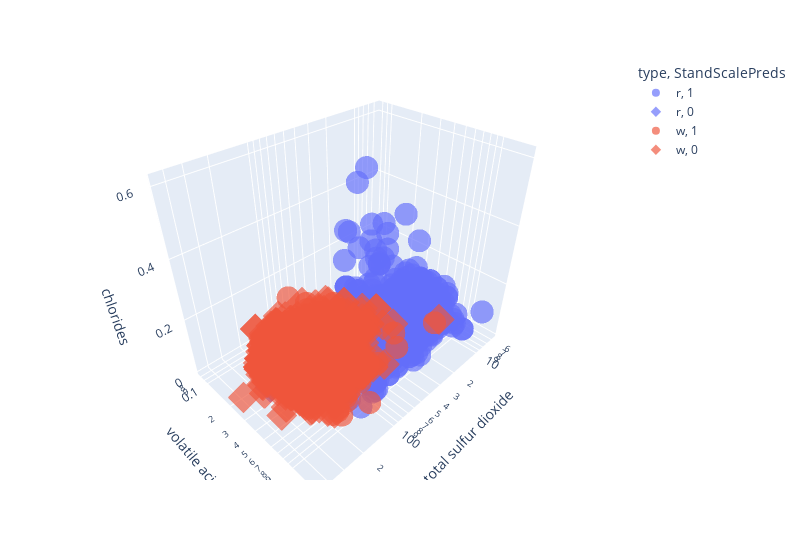

Notebook code for this chart:
### Code cell
# hard to see clearly, but try 3d
# total sulfur dioxide, volatile acidity, and chlorides show separation

# correct combos: r, 1 = purple circle and w, 0 = orange diamond

fig = px.scatter_3d(
    combined_withtypes,
    x="total sulfur dioxide",
    y="volatile acidity",
    z='chlorides',
    color="type",
    symbol="StandScalePreds",
    width=800,
    log_x=True,
    log_y=True,
    log_z=False,
    opacity=0.67
)
#fig.update_layout(legend=dict(x=0, y=1))
fig.show()

### Figure 1 — Plotly figure (JSON) as saved in the notebook; plotly's stock layout.template omitted (floating-point values rounded to 4 significant figures; data arrays with more than 128 entries replaced by an {"elided": "..."} marker saying what was removed)
{"data": [{"hovertemplate": "type=r<br>StandScalePreds=1<br>total sulfur dioxide=%{x}<br>volatile acidity=%{y}<br>chlorides=%{z}<extra></extra>", "legendgroup": "r, 1", "marker": {"color": "#636efa", "opacity": 0.67, "symbol": "circle"}, "mode": "markers", "name": "r, 1", "scene": "scene", "showlegend": true, "type": "scatter3d", "x": {"elided": "1575 float values"}, "y": {"elided": "1575 float values"}, "z": {"elided": "1575 float values"}}, {"hovertemplate": "type=r<br>StandScalePreds=0<br>total sulfur dioxide=%{x}<br>volatile acidity=%{y}<br>chlorides=%{z}<extra></extra>", "legendgroup": "r, 0", "marker": {"color": "#636efa", "opacity": 0.67, "symbol": "diamond"}, "mode": "markers", "name": "r, 0", "scene": "scene", "showlegend": true, "type": "scatter3d", "x": [96, 165, 91, 149, 102, 148, 100, 100, 109, 109, 278, 289, 74, 80, 135, 88, 113, 160, 31, 111, 89, 18, 52, 92], "y": [0.31, 0.21, 0.39, 0.39, 0.35, 0.42, 0.28, 0.28, 0.18, 0.18, 0.3, 0.3, 0.26, 0.4, 0.19, 0.18, 0.33, 0.29, 0.16, 0.48, 0.54, 0.22, 0.16, 0.31], "z": [0.074, 0.066, 0.051, 0.07, 0.073, 0.068, 0.012, 0.012, 0.049, 0.049, 0.05, 0.05, 0.083, 0.046, 0.045, 0.071, 0.054, 0.067, 0.068, 0.08, 0.05, 0.039, 0.059, 0.074]}, {"hovertemplate": "type=w<br>StandScalePreds=1<br>total sulfur dioxide=%{x}<br>volatile acidity=%{y}<br>chlorides=%{z}<extra></extra>", "legendgroup": "w, 1", "marker": {"color": "#EF553B", "opacity": 0.67, "symbol": "circle"}, "mode": "markers", "name": "w, 1", "scene": "scene", "showlegend": true, "type": "scatter3d", "x": [103, 97, 76, 77, 142, 204, 151, 200, 135, 94, 177, 188, 193, 110, 110, 57, 227, 75, 77, 138, 26, 79, 220, 162, 116, 116, 62, 128, 161, 100, 213, 181, 142, 96, 93, 185, 190, 60, 93, 187, 115, 74, 184, 57, 210, 210, 117, 110, 154, 107, 91, 120, 160, 210, 31, 76, 90, 10, 98, 109, 69, 94, 140, 84, 84, 134, 120, 93], "y": [0.485, 0.595, 0.23, 0.57, 0.64, 0.905, 0.55, 0.37, 0.51, 0.37, 0.56, 0.57, 0.67, 0.205, 0.205, 0.705, 0.64, 0.17, 0.47, 0.68, 0.52, 0.6, 0.61, 0.39, 0.49, 0.49, 0.62, 0.64, 0.61, 0.45, 0.55, 0.91, 0.36, 0.22, 0.71, 1.005, 0.43, 0.26, 0.76, 0.93, 0.49, 0.39, 0.46, 0.48, 0.44, 0.44, 0.56, 0.39, 0.615, 0.5, 0.23, 0.655, 0.965, 0.43, 0.655, 0.6, 0.39, 0.65, 0.37, 1.1, 0.38, 0.585, 0.36, 0.695, 0.695, 0.785, 0.76, 0.38], "z": [0.065, 0.058, 0.049, 0.04, 0.062, 0.048, 0.108, 0.346, 0.09, 0.061, 0.096, 0.094, 0.29, 0.06, 0.06, 0.048, 0.244, 0.06, 0.044, 0.047, 0.047, 0.042, 0.301, 0.169, 0.039, 0.039, 0.039, 0.05, 0.051, 0.067, 0.211, 0.056, 0.255, 0.208, 0.042, 0.046, 0.168, 0.179, 0.043, 0.052, 0.087, 0.217, 0.168, 0.034, 0.096, 0.096, 0.071, 0.036, 0.068, 0.028, 0.066, 0.039, 0.074, 0.169, 0.033, 0.05, 0.194, 0.013, 0.175, 0.033, 0.142, 0.086, 0.271, 0.042, 0.042, 0.036, 0.041, 0.136]}, {"hovertemplate": "type=w<br>StandScalePreds=0<br>total sulfur dioxide=%{x}<br>volatile acidity=%{y}<br>chlorides=%{z}<extra></extra>", "legendgroup": "w, 0", "marker": {"color": "#EF553B", "opacity": 0.67, "symbol": "diamond"}, "mode": "markers", "name": "w, 0", "scene": "scene", "showlegend": true, "type": "scatter3d", "x": {"elided": "4830 float values"}, "y": {"elided": "4830 float values"}, "z": {"elided": "4830 float values"}}], "layout": {"legend": {"title": {"text": "type, StandScalePreds"}, "tracegroupgap": 0}, "margin": {"t": 60}, "scene": {"domain": {"x": [0, 1], "y": [0, 1]}, "xaxis": {"title": {"text": "total sulfur dioxide"}, "type": "log"}, "yaxis": {"title": {"text": "volatile acidity"}, "type": "log"}, "zaxis": {"title": {"text": "chlorides"}}}, "width": 800}}
